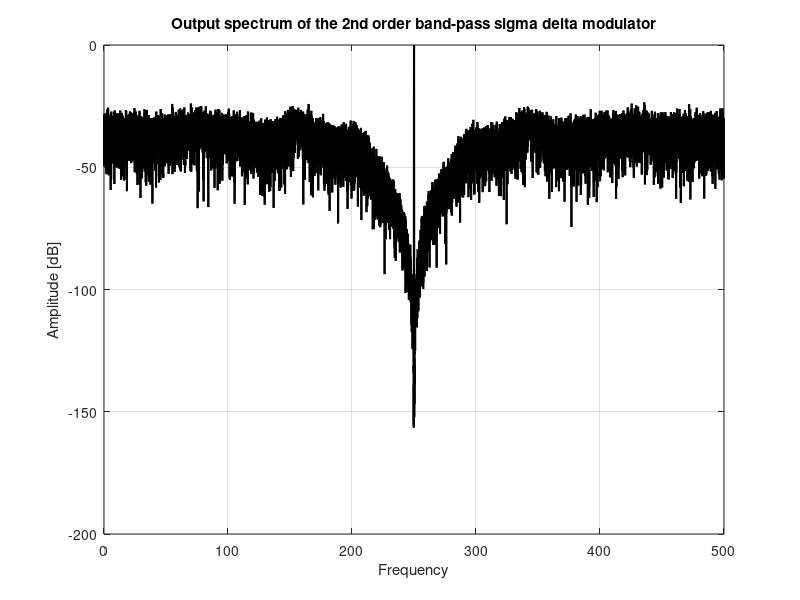
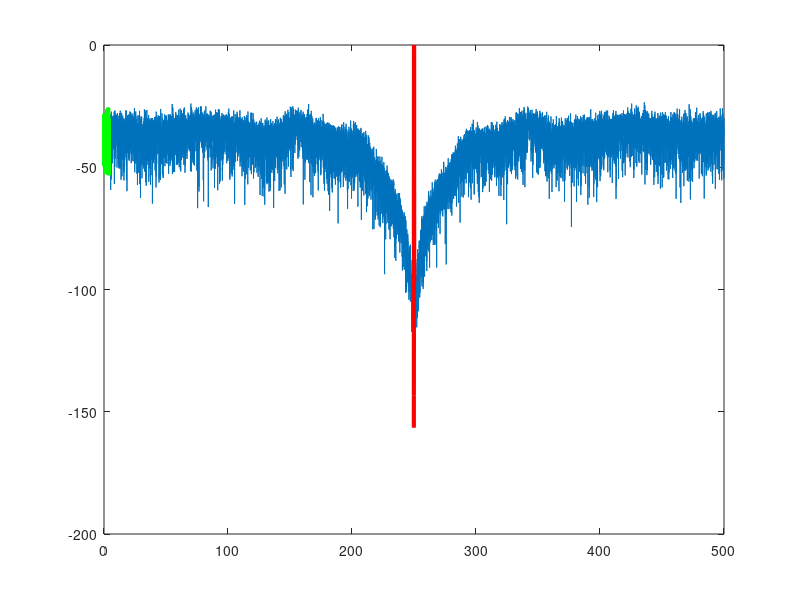

MATLAB code to generate these figures, in order: (Note: this script raises an error after producing the figures.)
clc;clear all; close all;

% Input signal definition
fin = 250.003;
% frequency of the input to the old low pass modulator
%fin = 2.003; % input frequency
amplitude = 0.7;
offset = 0.0;
fb  = 4;     % signal bandwidth
fs  = 1000;  % sampling frequency

% Define the sinusoid input signal applied to the input of the modulator
nr_periods = 100;
nr_points = ceil(nr_periods*fs/2);
in = offset + amplitude*sin(2*pi*[1:nr_points]/(fs/fin));

% Locaate the bins related to the main tone, as well as the inband bins
fres = fs/nr_points;
maintone = round(fin/fres);
signal_bins = [maintone-7:maintone+7];
inband_bins = [1:round(fb/fres)];
noise_bins = setdiff(inband_bins,signal_bins);

% w2 is the second accumulator's output
% w1 is the first accumulator's output
% a is the stabilizing zero coefficient
% Pre-allocate and initialize array variables => faster code
y  = zeros(1,nr_points); y(1) = 1;
w1 = y;  w1(1) = 0;
w2 = y;  w2(1) = 0;
a = 2;

%************************************************************************
% The main loop simulating the second order loop
for i = 3:nr_points,
    w2(i) = -w2(i-2) - (w1(i-2) - a*y(i-2));
    y(i) = 2*(w2(i)>=0)-1;
    w1(i) = -w1(i-2) - (in(i-2) - y(i-2));
end

% old loop simulating low-pass 2nd order feedback modulator
% for i = 2:nr_points,
%     w2(i) = w2(i-1) + w1(i-1) - a*y(i-1);
%     y(i) = 2*(w2(i)>=0)-1;
%     w1(i) = w1(i-1) + in(i) - y(i);
% end

% Calculate bitstream FFT, signal and noise powers, and SNR
ffty = (fft(y'.*(kaiser(length(y),20)))); % window output and compute FFT 

power = ffty.*conj(ffty);  
signal_power = sum(power(signal_bins)); % sum signal power
noise_power  = sum(power(noise_bins));  % sum noise power

disp('Signal to noise ratio:');
SNR  = 10*log10(signal_power/noise_power) % calculate SNR in dB

%************************************************************************
% Display the output spectrum of the modulator
%************************************************************************
ffty_magn = abs(ffty);
ffty_dB = 20*log10(ffty_magn/max(ffty_magn)); % Scale the spectrum

figure(1); plot((1:nr_points/2)*fres,ffty_dB(1:nr_points/2),'-k','LineWidth',1.5);
xlabel('Frequency'); ylabel('Amplitude [dB]'); grid on;
title('Output spectrum of the 2nd order band-pass sigma delta modulator'); 

figure(2); plot((1:nr_points/2)*fres,ffty_dB(1:nr_points/2));   
hold on;
plot(noise_bins*fres,ffty_dB(noise_bins),'g','LineWidth',3);
plot(signal_bins*fres,ffty_dB(signal_bins),'r','LineWidth',3);
hold off;
legend('Full spectrum','Inband Bins','Main tone', 4);
xlabel('frequency'); ylabel('Amplitude'); grid on;
